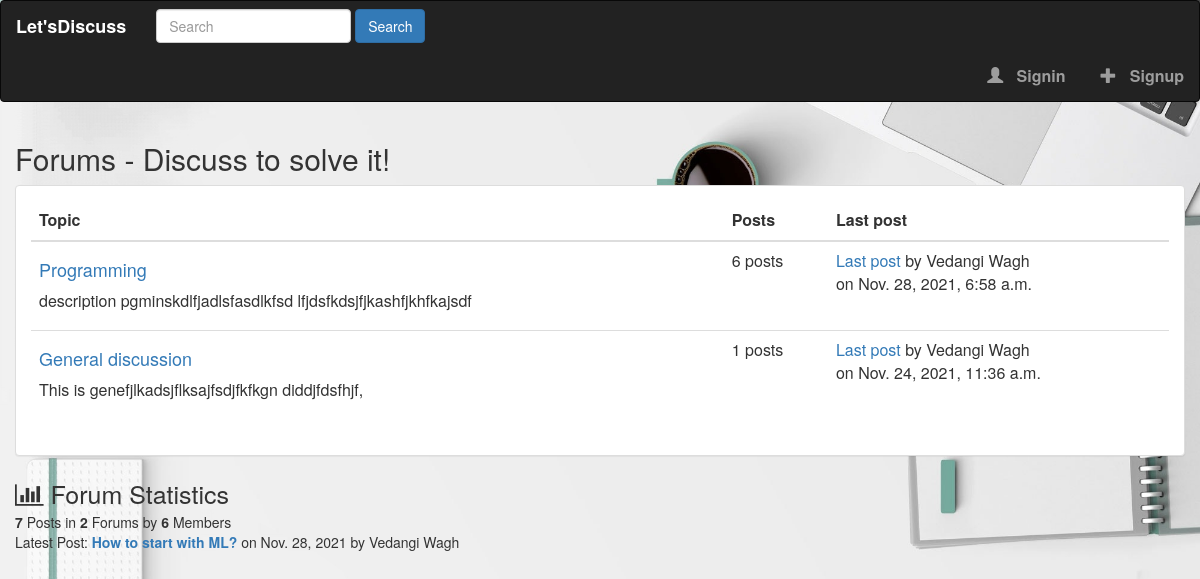
/, run on an earlier commit of the app's database.
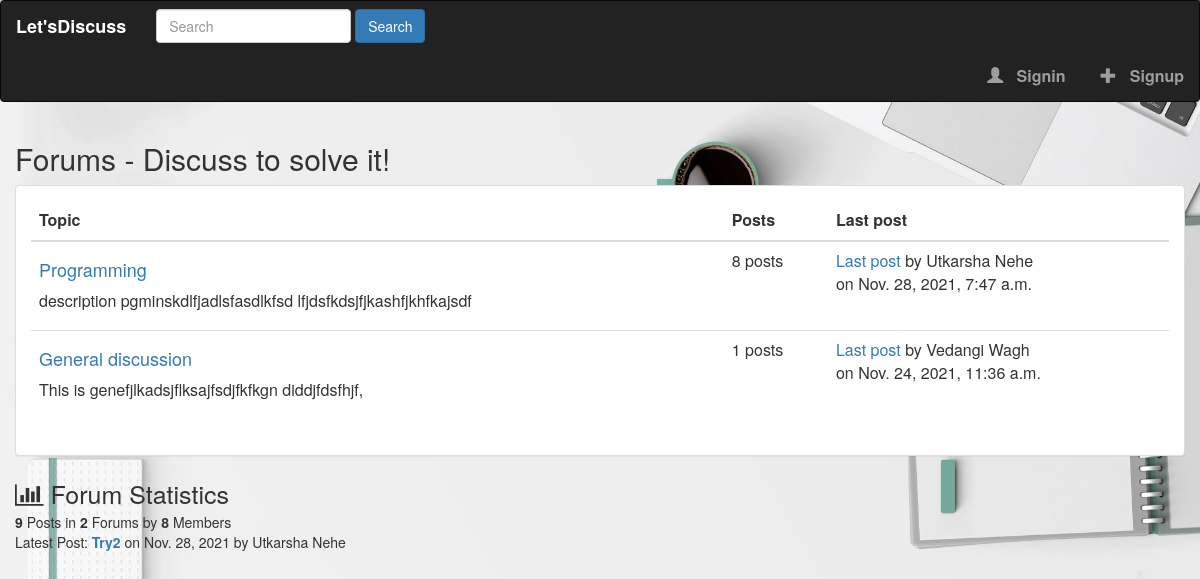
And on a later commit of the database.
### online_forum/models.py (models this page shows, shortened)
class Category(models.Model):
    title = models.CharField(max_length=100)
    slug = models.SlugField(max_length=200, unique=True, blank=True)
    description = models.TextField(default="Description")
    class Meta:
        verbose_name_plural = "Categories"
    def get_url(self):
        return reverse("posts", kwargs={
            'slug': self.slug
        })
    @property
    def number_of_posts(self):
        return Post.objects.filter(categories=self).count()
    @property
    def last_post(self):
        return Post.objects.filter(categories=self).latest('timestamp')

class Post(models.Model):
    title = models.CharField(max_length=1000)
    slug = models.SlugField(max_length=1500, unique=True, blank=True)
    author = models.ForeignKey(Author, on_delete=models.CASCADE)
    content = HTMLField()
    categories = models.ManyToManyField(Category)
    timestamp = models.DateTimeField(auto_now_add=True)
    approved = models.BooleanField(default=False)
    hit_count_generic = GenericRelation(HitCount, object_id_field='object_pk',
                                        related_query_name='hit_count_generic_relation')
    tags = TaggableManager()
    comments = models.ManyToManyField(Comment, blank=True)
    closed = models.BooleanField(default=False)
    state = models.CharField(max_length=40, default='zero')
    def get_url(self):
        return reverse("post-detail", kwargs={
            'slug': self.slug
        })

class Author(models.Model):
    user = models.ForeignKey(User, on_delete=models.CASCADE)
    full_name = models.CharField(max_length=255, blank=True)
    slug = models.SlugField(max_length=512, unique=True, blank=True)
    bio = HTMLField()
    points = models.IntegerField(default=0)
    profile_pic = ResizedImageField(size=[50, 80], quality=100, upload_to='authors', default=None, blank=False)

### online_forum/views.py (the view)
# urls.py: path('', views.index, name='index'),
def index(request):
    forums = Category.objects.all()
    number_of_posts = Post.objects.all().count()
    number_of_users = User.objects.all().count()
    number_of_forums = forums.count()
    try:
        last_post = Post.objects.latest("timestamp")
    except:
        last_post = []
    context = {
        'forums': forums,
        'number_of_posts': number_of_posts,
        'number_of_users': number_of_users,
        'number_of_forums': number_of_forums,
        'last_post': last_post,
        'title': 'Forum App'
    }
    return render(request, 'index.html', context)

### online_forum/context_processors.py (called while the page is built, shortened)
def search(request):
    search_context = {}
    posts = Post.objects.all()
    return search_context

### templates/index.html
{% extends 'base.html' %}
{% block content %}
    <div class="container">
        <div class="row">
            {% if forums %}
                <h2>Forums - Discuss to solve it!</h2>
                <div class="panel panel-default">
                    <div class="panel-body">
                        <table class="table">
                            <thead>
                                <tr>
                                    <th>Topic</th>
                                    <th>Posts</th>
                                    <th>Last post</th>
                                </tr>
                            </thead>
                            <tbody>
                            {% for forum in forums %}
                                <tr>
                                    <td>
                                        <h4><a href="{{ forum.get_url }}">{{ forum.title }}</a></h4>
                                        <p>{{ forum.description }}</p>
                                    </td>
                                    <td>
                                        <span>{{ forum.number_of_posts }} posts</span>
                                    </td>
                                    <td>
                                        {% if forum.last_post %}
                                            <a href="{{ forum.last_post.get_url }}">Last post</a>
                                            by {{ forum.last_post.author.full_name }}
                                            <br/>
                                            on {{ forum.last_post.timestamp }}
                                        {% else %}
                                        <p>None</p>
                                        {% endif %}
                                    </td>
                                </tr>
                            {% endfor %}
                            </tbody>
                        </table>
                    </div>
                </div>
            {% else %}
                <h2>No forums found</h2>
            {% endif %}
        </div>
    <div class="row">
        <span style="font-size: 25px;">
            <i class="fa fa-bar-chart"></i>
            Forum Statistics
        </span>
        <div>
            <span>
                <b>{{ number_of_posts }}</b> Posts in
                <b>{{ number_of_forums }}</b> Forums by
                <b>{{ number_of_users }}</b> Members
            </span>
            <br/>
            <span>
                Latest Post:
                <b>
                    <a href="{{ last_post.get_url }}">
                        {{ last_post.title }}
                    </a>
                </b>
                on {{ last_post.timestamp|date }} by {{ last_post.author.full_name|title }}
            </span>
        </div>
    </div>
</div>
<br/>
{% endblock content %}

What changed in the data, as far as the page shows it:
no longer on this page (row unchanged): Post: title "How to start with ML?", timestamp "Nov. 28, 2021", author.full_name "Vedangi Wagh"
computed for Category "Programming": number_of_posts "6" → "8"; last_post.author.full_name "Vedangi Wagh" → "Utkarsha Nehe"; last_post.timestamp "Nov. 28, 2021, 6:58 a.m." → "Nov. 28, 2021, 7:47 a.m."
added Post: title "Try2", timestamp "Nov. 28, 2021", author.full_name "Utkarsha Nehe"
Also different on the page:
{{ number_of_posts }}: "7" → "9"
{{ number_of_users }}: "6" → "8"
